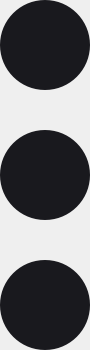
        <widget class="QWidget" name="side_menu" native="true">
         <property name="minimumSize">
          <size>
           <width>90</width>
           <height>0</height>
          </size>
         </property>
         <property name="maximumSize">
          <size>
           <width>90</width>
           <height>16777215</height>
          </size>
         </property>
         <property name="styleSheet">
          <string notr="true"/>
         </property>
         <layout class="QVBoxLayout" name="verticalLayout_2">
          <property name="leftMargin">
           <number>0</number>
          </property>
          <property name="topMargin">
           <number>0</number>
          </property>
          <property name="rightMargin">
           <number>0</number>
          </property>
          <property name="bottomMargin">
           <number>0</number>
          </property>
          <item alignment="Qt::AlignTop">
           <widget class="QWidget" name="button_widget" native="true">
            <property name="minimumSize">
             <size>
              <width>0</width>
              <height>350</height>
             </size>
            </property>
            <layout class="QVBoxLayout" name="verticalLayout_3">
             <property name="spacing">
              <number>40</number>
             </property>
             <property name="leftMargin">
              <number>0</number>
             </property>
             <property name="topMargin">
              <number>0</number>
             </property>
             <property name="rightMargin">
              <number>0</number>
             </property>
             <property name="bottomMargin">
              <number>0</number>
             </property>
             <item>
              <widget class="QPushButton" name="file_button">
               <property name="minimumSize">
                <size>
                 <width>0</width>
                 <height>90</height>
                </size>
               </property>
               <property name="styleSheet">
                <string notr="true">QPushButton{
	border: none;
	background-color: rgb(25, 25,30);
	border-radius: 45px;
}
QPushButton:hover{
	background-color: rgb(35, 35, 44);
}
QPushButton:pressed{
	background-color: rgb(47, 48, 60);
}</string>
               </property>
               <property name="text">
                <string/>
               </property>
               <property name="icon">
                <iconset>
                 <normaloff>../Icons/settings.svg</normaloff>../Icons/settings.svg</iconset>
               </property>
               <property name="iconSize">
                <size>
                 <width>45</width>
                 <height>45</height>
                </size>
               </property>
              </widget>
             </item>
             <item>
              <widget class="QPushButton" name="mask_button">
               <property name="minimumSize">
                <size>
                 <width>0</width>
                 <height>90</height>
                </size>
               </property>
               <property name="styleSheet">
                <string notr="true">QPushButton{
	border: none;
	background-color: rgb(25, 25,30);
	border-radius: 45px;
}
QPushButton:hover{
	background-color: rgb(35, 35, 44);
}
QPushButton:pressed{
	background-color: rgb(47, 48, 60);
}</string>
               </property>
               <property name="text">
                <string/>
               </property>
               <property name="icon">
                <iconset>
                 <normaloff>../Icons/mask.svg</normaloff>../Icons/mask.svg</iconset>
               </property>
               <property name="iconSize">
                <size>
                 <width>45</width>
                 <height>45</height>
                </size>
               </property>
              </widget>
             </item>
             <item>
              <widget class="QPushButton" name="clip_button">
               <property name="minimumSize">
                <size>
                 <width>0</width>
                 <height>90</height>
                </size>
               </property>
               <property name="styleSheet">
                <string notr="true">QPushButton{
	border: none;
	background-color: rgb(25, 25,30);
	border-radius: 45px;
}
QPushButton:hover{
	background-color: rgb(35, 35, 44);
}
QPushButton:pressed{
	background-color: rgb(47, 48, 60);
}</string>
               </property>
               <property name="text">
                <string/>
               </property>
               <property name="icon">
                <iconset>
                 <normaloff>../Icons/clip.svg</normaloff>../Icons/clip.svg</iconset>
               </property>
               <property name="iconSize">
                <size>
                 <width>45</width>
                 <height>45</height>
                </size>
               </property>
              </widget>
             </item>
            </layout>
           </widget>
          </item>
         </layout>
        </widget>
